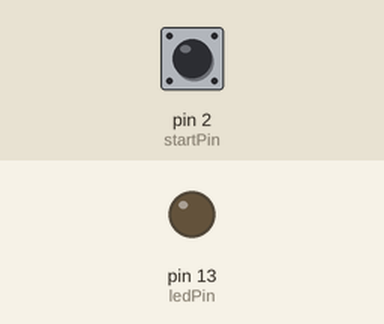
This sketch was run on a simulated Arduino Uno, built with avr-gcc and run on an emulated ATmega328P. On the bench: output pins drawn as LEDs (lit = HIGH). The test bench sets the inputs (shaded band); at power-on: pin 2 (startPin) HIGH. What the sketch prints to the serial monitor is not drawn.

Above: at 1.2 s.
1.3 s: pin 2 (startPin) pulled LOW for 0.15 s
At 2.1 s:
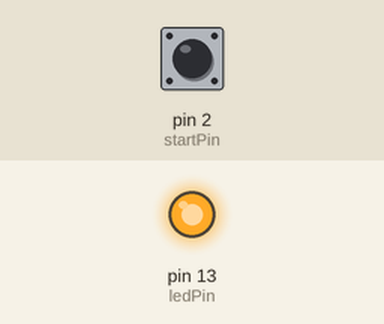
2.9 s: pin 2 (startPin) pulled LOW for 1 s
At 3.4 s:
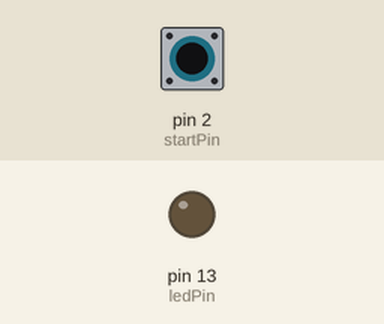
5.4 s: pin 2 (startPin) pulled LOW for 3.2 s
At 6.5 s:
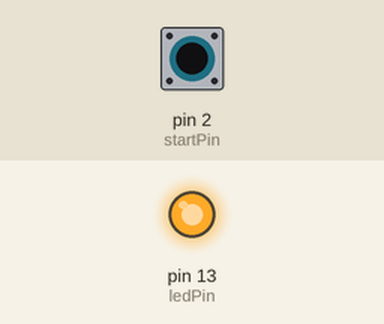
Timing chart, 0 to 8.4 s (numbered marks = the images above; inputs shaded):
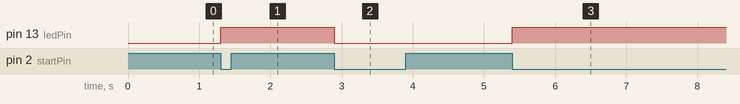

The sketch:

timer1_interrupts.ino
```cpp
const int startPin = 2; // chân nút start
const int ledPin = 13;  // chân LED

volatile bool counting = false;
volatile unsigned long count = 0; // giá trị bộ đếm

void setup() {
  pinMode(startPin, INPUT_PULLUP);
  pinMode(ledPin, OUTPUT);
  Serial.begin(9600);

  // Thiết lập Timer1
  noInterrupts(); // Tắt tất cả các ngắt
  TCCR1A = 0;
  TCCR1B = 0;
  TCCR1B |= (1 << WGM12); // Chế độ CTC, so sánh giá trị TCNT1 với OCR1A
  TCCR1B |= (1 << CS12);  // Prescaler 256
  OCR1A = 62499;          // Đặt số đếm để tạo tần số 1Hz
  TIMSK1 |= (1 << OCIE1A); // Kích hoạt ngắt khi Timer1 đạt giá trị so sánh
  interrupts();            // Bật lại ngắt

  attachInterrupt(digitalPinToInterrupt(startPin), startCounting, FALLING);
}

// ISR: Ngắt so sánh Timer1
ISR(TIMER1_COMPA_vect) {
  if (counting) {
    count++;
    int second = count % 60;
    int minute = (count / 60) % 60;
    int hour = (count / 3600) % 24;

    Serial.print("Bây giờ là: ");
    Serial.print(hour);
    Serial.print(":");
    Serial.print(minute);
    Serial.print(":");
    Serial.println(second);
  }
}

// Hàm xử lý khi nhấn nút start
void startCounting() {
  counting = !counting; // Đổi trạng thái giữa bắt đầu và dừng
  if (counting) {
    count = 0; // Đặt lại giá trị đếm khi bắt đầu
    digitalWrite(ledPin, HIGH); // Bật LED khi bắt đầu đếm
  } else {
    digitalWrite(ledPin, LOW);  // Tắt LED khi dừng đếm
  }
}

void loop() {
  // Không cần xử lý gì ở đây vì sử dụng ngắt
}
```

Measured:
- after the input at 1.3 s, pin 13 (ledPin): LOW → HIGH at once
- after the input at 2.9 s, pin 13 (ledPin): HIGH → LOW at once
- after the input at 5.4 s, pin 13 (ledPin): LOW → HIGH at once
